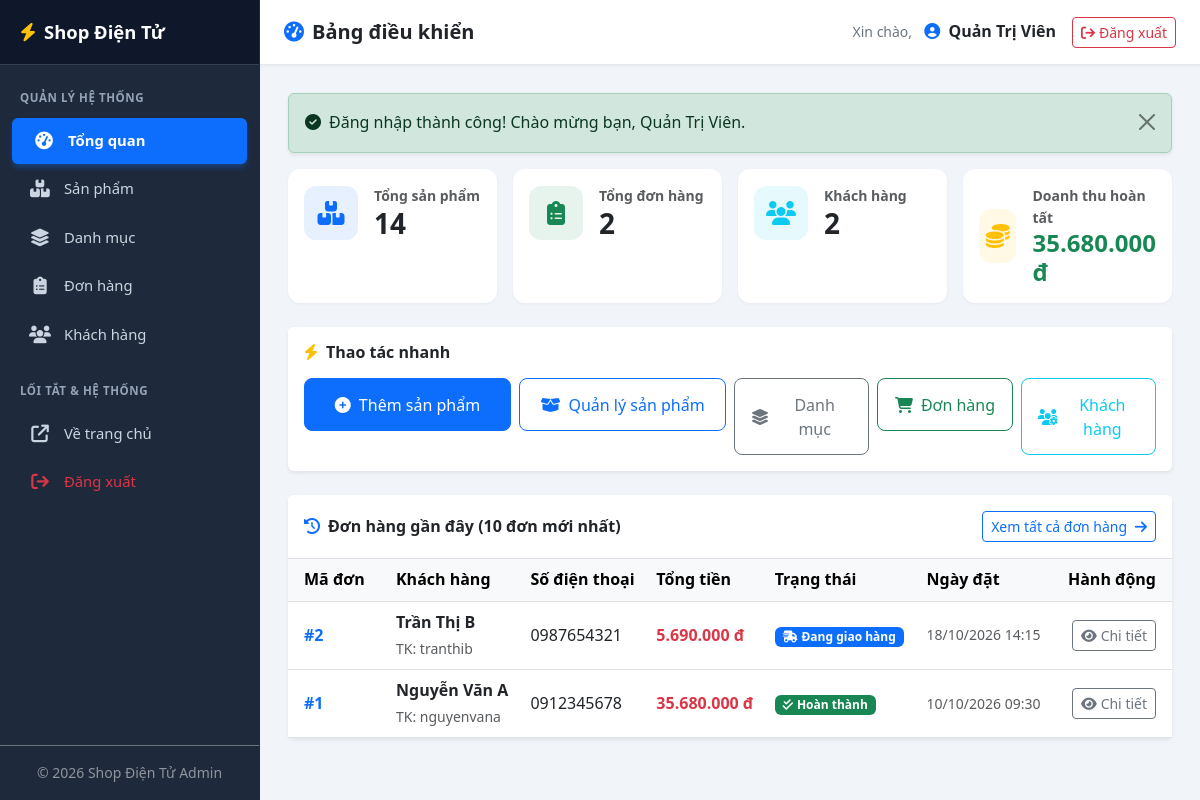
/index.php (signed in), run on the app's committed database.
### tables this page shows
CREATE TABLE `orders` (
    `id` INT AUTO_INCREMENT PRIMARY KEY,
    `user_id` INT NOT NULL,
    `total_amount` DECIMAL(12, 2) NOT NULL DEFAULT 0.00,
    `status` ENUM('pending', 'confirmed', 'shipping', 'completed', 'cancelled') NOT NULL DEFAULT 'pending',
    `shipping_address` VARCHAR(255) NOT NULL,
    `phone` VARCHAR(20) NOT NULL,
    `fullname` VARCHAR(100) NOT NULL,
    `created_at` TIMESTAMP DEFAULT CURRENT_TIMESTAMP,
    FOREIGN KEY (`user_id`) REFERENCES `users`(`id`) ON DELETE CASCADE ON UPDATE CASCADE,
    INDEX `idx_orders_user` (`user_id`),
    INDEX `idx_orders_status` (`status`)
);

CREATE TABLE `users` (
    `id` INT AUTO_INCREMENT PRIMARY KEY,
    `username` VARCHAR(50) NOT NULL UNIQUE,
    `password` VARCHAR(255) NOT NULL,
    `fullname` VARCHAR(100) NOT NULL,
    `email` VARCHAR(100) NOT NULL UNIQUE,
    `phone` VARCHAR(20) DEFAULT NULL,
    `address` VARCHAR(255) DEFAULT NULL,
    `role` ENUM('admin', 'customer') NOT NULL DEFAULT 'customer',
    `created_at` TIMESTAMP DEFAULT CURRENT_TIMESTAMP,
    INDEX `idx_users_role` (`role`),
    INDEX `idx_users_email` (`email`)
);

### functions.php (called while the page is built, shortened)
<?php
function formatPrice($price): string {
    $numericPrice = is_numeric($price) ? (float)$price : 0.0;
    return number_format($numericPrice, 0, ',', '.') . ' đ';
}
function flash(string $key, string $message = ''): ?string {
    if (isset($_SESSION['flash'][$key])) {
        $msg = $_SESSION['flash'][$key];
        return $msg;
    }
    return null;
}

### index.php (the view, shortened to what this page needs)
<?php
require_once __DIR__ . '/../config/database.php';
require_once __DIR__ . '/../includes/functions.php';
$page_title = 'Bảng điều khiển';
$current_page = 'dashboard';
$total_products = 0;
$total_orders = 0;
$total_customers = 0;
$total_revenue = 0;
$query_products = "SELECT COUNT(*) AS total FROM products";
if ($result = $conn->query($query_products)) {
    $row = $result->fetch_assoc();
    $total_products = $row['total'] ?? 0;
}
$query_orders = "SELECT COUNT(*) AS total FROM orders";
if ($result = $conn->query($query_orders)) {
    $row = $result->fetch_assoc();
    $total_orders = $row['total'] ?? 0;
}
$query_customers = "SELECT COUNT(*) AS total FROM users WHERE role = 'customer'";
if ($result = $conn->query($query_customers)) {
    $row = $result->fetch_assoc();
    $total_customers = $row['total'] ?? 0;
}
$query_revenue = "SELECT COALESCE(SUM(total_amount), 0) AS total FROM orders WHERE status = 'completed'";
if ($result = $conn->query($query_revenue)) {
    $row = $result->fetch_assoc();
    $total_revenue = $row['total'] ?? 0;
}
$recent_orders = [];
$query_recent = "SELECT o.*, u.fullname AS user_fullname, u.username
                 FROM orders o
                 LEFT JOIN users u ON o.user_id = u.id
                 ORDER BY o.created_at DESC
                 LIMIT 10";
if ($result = $conn->query($query_recent)) {
    while ($row = $result->fetch_assoc()) {
        $recent_orders[] = $row;
    }
}
function getOrderStatusBadge($status) {
    switch ($status) {
        case 'shipping':
            return '<span class="badge bg-primary"><i class="fa-solid fa-truck-fast me-1"></i>Đang giao hàng</span>';
        case 'completed':
            return '<span class="badge bg-success"><i class="fa-solid fa-check-double me-1"></i>Hoàn thành</span>';
    }
}
?>
<!DOCTYPE html>
<html lang="vi">
<head>
    <link href="https://cdn.jsdelivr.net/npm/bootstrap@5.3.0/dist/css/bootstrap.min.css" rel="stylesheet">
    <link rel="stylesheet" href="https://cdnjs.cloudflare.com/ajax/libs/font-awesome/6.4.0/css/all.min.css">
    <link rel="stylesheet" href="../assets/css/style.css">
</head>
<body>
<div class="admin-wrapper">
    <aside class="admin-sidebar">
        <a href="index.php" class="sidebar-brand">
            <i class="fa-solid fa-bolt text-warning me-2"></i>
            <span>Shop Điện Tử</span>
        </a>
        <ul class="sidebar-nav">
            <li class="nav-header">Quản lý hệ thống</li>
            <li class="nav-item">
                <a href="index.php" class="nav-link <?= $current_page === 'dashboard' ? 'active' : '' ?>">
                    <i class="fa-solid fa-gauge-high"></i>
                    <span>Tổng quan</span>
                </a>
            </li>
            <li class="nav-item">
                <a href="products.php" class="nav-link <?= $current_page === 'products' ? 'active' : '' ?>">
                    <i class="fa-solid fa-boxes-stacked"></i>
                    <span>Sản phẩm</span>
                </a>
            </li>
            <li class="nav-item">
                <a href="categories.php" class="nav-link <?= $current_page === 'categories' ? 'active' : '' ?>">
                    <i class="fa-solid fa-layer-group"></i>
                    <span>Danh mục</span>
                </a>
            </li>
            <li class="nav-item">
                <a href="orders.php" class="nav-link <?= $current_page === 'orders' ? 'active' : '' ?>">
                    <i class="fa-solid fa-clipboard-list"></i>
                    <span>Đơn hàng</span>
                </a>
            </li>
            <li class="nav-item">
                <a href="users.php" class="nav-link <?= $current_page === 'users' ? 'active' : '' ?>">
                    <i class="fa-solid fa-users"></i>
                    <span>Khách hàng</span>
                </a>
            </li>
            <li class="nav-header mt-3">Lối tắt & Hệ thống</li>
            <li class="nav-item">
                <a href="../index.php" class="nav-link" target="_blank">
                    <i class="fa-solid fa-arrow-up-right-from-square"></i>
                    <span>Về trang chủ</span>
                </a>
            </li>
            <li class="nav-item">
                <a href="../pages/logout.php" class="nav-link text-danger">
                    <i class="fa-solid fa-arrow-right-from-bracket"></i>
                    <span>Đăng xuất</span>
                </a>
            </li>
        </ul>
        <div class="p-3 border-top border-secondary text-white-50 text-center small">
            &copy; <?= date('Y') ?> Shop Điện Tử Admin
        </div>
    </aside>
    <div class="admin-main">
        <header class="admin-topbar">
            <div class="d-flex align-items-center">
                <h5 class="m-0 text-dark fw-bold"><i class="fa-solid fa-gauge-high me-2 text-primary"></i><?= htmlspecialchars($page_title) ?></h5>
            </div>
            <div class="d-flex align-items-center">
                <div class="dropdown me-3">
                    <span class="text-secondary small me-2">Xin chào,</span>
                    <strong class="text-dark">
                        <i class="fa-solid fa-circle-user text-primary me-1"></i>
                        <?= htmlspecialchars($_SESSION['fullname'] ?? $_SESSION['username'] ?? 'Admin') ?>
                    </strong>
                </div>
                <a href="../pages/logout.php" class="btn btn-outline-danger btn-sm" onclick="return confirm('Bạn có chắc chắn muốn đăng xuất?')">
                    <i class="fa-solid fa-arrow-right-from-bracket me-1"></i>Đăng xuất
                </a>
            </div>
        </header>
        <main class="admin-content">
            <?php
            $flash_success = function_exists('flash') ? flash('success') : ($_SESSION['success'] ?? '');
            ?>
            <?php if (!empty($flash_success)): ?>
                <div class="alert alert-success alert-dismissible fade show shadow-sm" role="alert">
                    <i class="fa-solid fa-circle-check me-2"></i><?= htmlspecialchars($flash_success) ?>
                    <button type="button" class="btn-close" data-bs-dismiss="alert"></button>
                </div>
            <?php endif; ?>
            <div class="row g-3 mb-4">
                <div class="col-12 col-sm-6 col-xl-3">
                    <div class="card stat-card h-100 p-3">
                        <div class="d-flex align-items-center">
                            <div class="stat-icon bg-primary bg-opacity-10 text-primary me-3">
                                <i class="fa-solid fa-boxes-stacked"></i>
                            </div>
                            <div>
                                <div class="text-muted small fw-semibold">Tổng sản phẩm</div>
                                <h3 class="mb-0 fw-bold"><?= number_format($total_products) ?></h3>
                            </div>
                        </div>
                    </div>
                </div>
                <div class="col-12 col-sm-6 col-xl-3">
                    <div class="card stat-card h-100 p-3">
                        <div class="d-flex align-items-center">
                            <div class="stat-icon bg-success bg-opacity-10 text-success me-3">
                                <i class="fa-solid fa-clipboard-list"></i>
                            </div>
                            <div>
                                <div class="text-muted small fw-semibold">Tổng đơn hàng</div>
                                <h3 class="mb-0 fw-bold"><?= number_format($total_orders) ?></h3>
                            </div>
                        </div>
                    </div>
                </div>
                <div class="col-12 col-sm-6 col-xl-3">
                    <div class="card stat-card h-100 p-3">
                        <div class="d-flex align-items-center">
                            <div class="stat-icon bg-info bg-opacity-10 text-info me-3">
                                <i class="fa-solid fa-users"></i>
                            </div>
                            <div>
                                <div class="text-muted small fw-semibold">Khách hàng</div>
                                <h3 class="mb-0 fw-bold"><?= number_format($total_customers) ?></h3>
                            </div>
                        </div>
                    </div>
                </div>
                <div class="col-12 col-sm-6 col-xl-3">
                    <div class="card stat-card h-100 p-3">
                        <div class="d-flex align-items-center">
                            <div class="stat-icon bg-warning bg-opacity-10 text-warning me-3">
                                <i class="fa-solid fa-coins"></i>
                            </div>
                            <div>
                                <div class="text-muted small fw-semibold">Doanh thu hoàn tất</div>
                                <h4 class="mb-0 fw-bold text-success"><?= formatPrice($total_revenue) ?></h4>
                            </div>
                        </div>
                    </div>
                </div>
            </div>
            <div class="card border-0 shadow-sm mb-4">
                <div class="card-header bg-white py-3 border-0">
                    <h6 class="m-0 fw-bold text-dark"><i class="fa-solid fa-bolt me-2 text-warning"></i>Thao tác nhanh</h6>
                </div>
                <div class="card-body pt-0">
                    <div class="row g-2">
                        <div class="col-6 col-md-3">
                            <a href="add-product.php" class="btn btn-primary w-100 quick-action-btn">
                                <i class="fa-solid fa-plus-circle"></i> Thêm sản phẩm
                            </a>
                        </div>
                        <div class="col-6 col-md-3">
                            <a href="products.php" class="btn btn-outline-primary w-100 quick-action-btn">
                                <i class="fa-solid fa-box-open"></i> Quản lý sản phẩm
                            </a>
                        </div>
                        <div class="col-6 col-md-2">
                            <a href="categories.php" class="btn btn-outline-secondary w-100 quick-action-btn">
                                <i class="fa-solid fa-layer-group"></i> Danh mục
                            </a>
                        </div>
                        <div class="col-6 col-md-2">
                            <a href="orders.php" class="btn btn-outline-success w-100 quick-action-btn">
                                <i class="fa-solid fa-shopping-cart"></i> Đơn hàng
                            </a>
                        </div>
                        <div class="col-12 col-md-2">
                            <a href="users.php" class="btn btn-outline-info w-100 quick-action-btn">
                                <i class="fa-solid fa-users-gear"></i> Khách hàng
                            </a>
                        </div>
                    </div>
                </div>
            </div>
            <div class="card border-0 shadow-sm">
                <div class="card-header bg-white py-3 d-flex justify-content-between align-items-center border-bottom">
                    <h6 class="m-0 fw-bold text-dark">
                        <i class="fa-solid fa-clock-rotate-left me-2 text-primary"></i>Đơn hàng gần đây (10 đơn mới nhất)
                    </h6>
                    <a href="orders.php" class="btn btn-sm btn-outline-primary">
                        Xem tất cả đơn hàng <i class="fa-solid fa-arrow-right ms-1"></i>
                    </a>
                </div>
                <div class="card-body p-0">
                    <div class="table-responsive">
                        <table class="table table-hover align-middle mb-0">
                            <thead class="table-light">
                                <tr>
                                    <th class="ps-3" style="width: 100px;">Mã đơn</th>
                                    <th>Khách hàng</th>
                                    <th>Số điện thoại</th>
                                    <th>Tổng tiền</th>
                                    <th>Trạng thái</th>
                                    <th>Ngày đặt</th>
                                    <th class="text-end pe-3">Hành động</th>
                                </tr>
                            </thead>
                            <tbody>
                                <?php if (empty($recent_orders)): ?>
                                    <tr>
                                        <td colspan="7" class="text-center py-4 text-muted">
                                            <i class="fa-solid fa-inbox fa-2x mb-2 d-block"></i>
                                            Chưa có đơn hàng nào được ghi nhận.
                                        </td>
                                    </tr>
                                <?php else: ?>
                                    <?php foreach ($recent_orders as $order): ?>
                                        <tr>
                                            <td class="ps-3 fw-bold text-primary">#<?= $order['id'] ?></td>
                                            <td>
                                                <div class="fw-semibold text-dark">
                                                    <?= htmlspecialchars($order['fullname'] ?: ($order['user_fullname'] ?: ($order['username'] ?: 'Khách'))) ?>
                                                </div>
                                                <?php if (!empty($order['username'])): ?>
                                                    <small class="text-muted">TK: <?= htmlspecialchars($order['username']) ?></small>
                                                <?php endif; ?>
                                            </td>
                                            <td><?= htmlspecialchars($order['phone'] ?: '---') ?></td>
                                            <td class="fw-bold text-danger"><?= formatPrice($order['total_amount']) ?></td>
                                            <td><?= getOrderStatusBadge($order['status']) ?></td>
                                            <td class="text-muted small">
                                                <?= date('d/m/Y H:i', strtotime($order['created_at'])) ?>
                                            </td>
                                            <td class="text-end pe-3">
                                                <a href="order-detail.php?id=<?= $order['id'] ?>" class="btn btn-sm btn-outline-secondary" title="Xem chi tiết">
                                                    <i class="fa-solid fa-eye me-1"></i>Chi tiết
                                                </a>
                                            </td>
                                        </tr>
                                    <?php endforeach; ?>
                                <?php endif; ?>
                            </tbody>
                        </table>
                    </div>
                </div>
            </div>
        </main>
    </div>
</div>
</body>
</html>

### data on the page
orders: id "2", fullname "Trần Thị B", user.username "tranthib", phone "0987654321", total_amount "5.690.000 đ", status "shipping" (drawn), created_at "18/10/2026 14:15"
orders: id "1", fullname "Nguyễn Văn A", user.username "nguyenvana", phone "0912345678", total_amount "35.680.000 đ", status "completed" (drawn), created_at "10/10/2026 09:30"

### other printed values
$page_title "Bảng điều khiển"
$_SESSION['fullname'] "Quản Trị Viên"
$flash_success "Đăng nhập thành công! Chào mừng bạn, Quản Trị Viên."
$total_products "14"
$total_orders "2"
$total_customers "2"
formatPrice($total_revenue) "35.680.000 đ"
